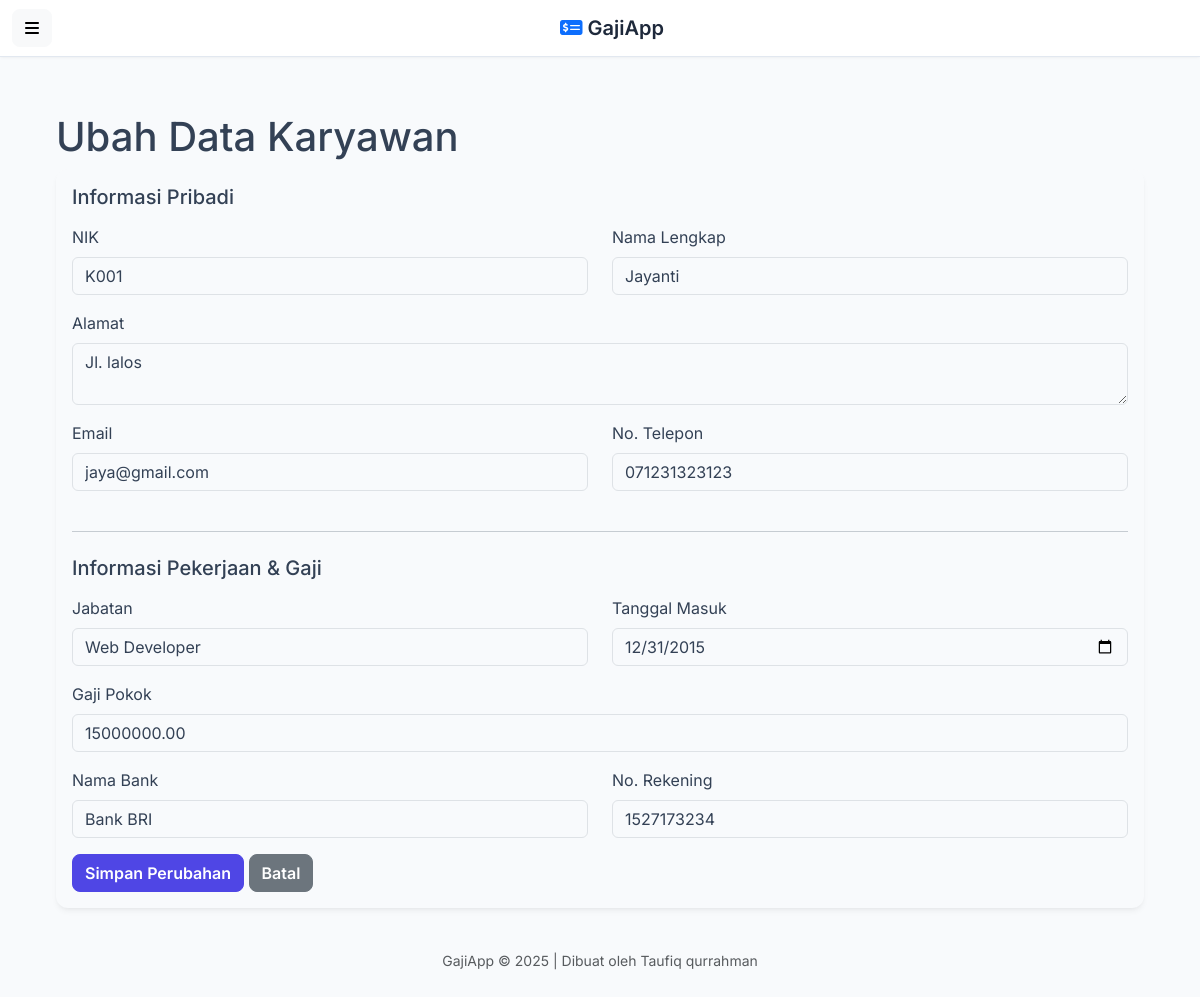
Page /karyawan/ubah.php?id=4 on the committed database.
### tables this page shows
CREATE TABLE `karyawan` (
  `id_karyawan` int(11) NOT NULL,
  `nik` varchar(50) NOT NULL,
  `nama_karyawan` varchar(255) NOT NULL,
  `jabatan` varchar(100) NOT NULL,
  `alamat` text DEFAULT NULL,
  `no_telpon` varchar(20) DEFAULT NULL,
  `email` varchar(100) DEFAULT NULL,
  `gaji_pokok` decimal(10,2) NOT NULL,
  `nama_bank` varchar(50) DEFAULT NULL,
  `no_rekening` varchar(50) DEFAULT NULL,
  `tanggal_masuk` date NOT NULL
);

### karyawan/ubah.php (the view, shortened to what this page needs)
<?php
require_once '../config/database.php';
$id_karyawan = $_GET['id'];
$stmt_get = mysqli_prepare($koneksi, "SELECT * FROM karyawan WHERE id_karyawan=?");
mysqli_stmt_bind_param($stmt_get, "i", $id_karyawan);
mysqli_stmt_execute($stmt_get);
$result = mysqli_stmt_get_result($stmt_get);
$data = mysqli_fetch_assoc($result);
include '../templates/header.php';
?>
<div id="page-content-wrapper">
    <div class="container-fluid px-4">
        <h1 class="mt-4">Ubah Data Karyawan</h1>
        <div class="card">
            <div class="card-body">
                <form action="" method="POST">
                    <h5 class="mb-3">Informasi Pribadi</h5>
                    <div class="row">
                        <div class="col-md-6 mb-3"><label class="form-label">NIK</label><input type="text" class="form-control" name="nik" value="<?= htmlspecialchars($data['nik']) ?>" required></div>
                        <div class="col-md-6 mb-3"><label class="form-label">Nama Lengkap</label><input type="text" class="form-control" name="nama_karyawan" value="<?= htmlspecialchars($data['nama_karyawan']) ?>" required></div>
                    </div>
                    <div class="mb-3"><label class="form-label">Alamat</label><textarea class="form-control" name="alamat" rows="2"><?= htmlspecialchars($data['alamat']) ?></textarea></div>
                    <div class="row">
                        <div class="col-md-6 mb-3"><label class="form-label">Email</label><input type="email" class="form-control" name="email" value="<?= htmlspecialchars($data['email']) ?>"></div>
                        <div class="col-md-6 mb-3"><label class="form-label">No. Telepon</label><input type="tel" class="form-control" name="no_telpon" value="<?= htmlspecialchars($data['no_telpon']) ?>"></div>
                    </div>
                    <hr class="my-4">
                    <h5 class="mb-3">Informasi Pekerjaan & Gaji</h5>
                    <div class="row">
                        <div class="col-md-6 mb-3"><label class="form-label">Jabatan</label><input type="text" class="form-control" name="jabatan" value="<?= htmlspecialchars($data['jabatan']) ?>" required></div>
                        <div class="col-md-6 mb-3"><label class="form-label">Tanggal Masuk</label><input type="date" class="form-control" name="tanggal_masuk" value="<?= htmlspecialchars($data['tanggal_masuk']) ?>" required></div>
                    </div>
                    <div class="mb-3"><label class="form-label">Gaji Pokok</label><input type="number" class="form-control" name="gaji_pokok" value="<?= htmlspecialchars($data['gaji_pokok']) ?>" required></div>
                    <div class="row">
                        <div class="col-md-6 mb-3"><label class="form-label">Nama Bank</label><input type="text" class="form-control" name="nama_bank" value="<?= htmlspecialchars($data['nama_bank']) ?>"></div>
                        <div class="col-md-6 mb-3"><label class="form-label">No. Rekening</label><input type="text" class="form-control" name="no_rekening" value="<?= htmlspecialchars($data['no_rekening']) ?>"></div>
                    </div>
                    <button type="submit" class="btn btn-primary">Simpan Perubahan</button>
                    <a href="<?= BASE_URL ?>/karyawan/index.php" class="btn btn-secondary">Batal</a>
                </form>
            </div>
        </div>
    </div>
</div>
<?php
include '../templates/footer.php';
?>

### templates/header.php (style rules this page uses)
:root { --bs-blue: #0d6efd; --bs-indigo: #6610f2; --bs-purple: #6f42c1; --bs-pink: #d63384; --bs-red: #dc3545; --bs-orange: #fd7e14; --bs-yellow: #ffc107; --bs-green: #198754; --bs-teal: #20c997; --bs-cyan: #0dcaf0; --bs-white: #fff; --bs-gray: #6c757d; --bs-gray-dark: #343a40; --bs-primary: #4f46e5; --bs-secondary: #64748b; --bs-success: #10b981; --bs-info: #0ea5e9; --bs-warning: #f59e0b; --bs-danger: #ef4444; --bs-light: #f8fafc; --bs-dark: #1e293b; --bs-font-sans-serif: 'Inter', sans-serif; --bs-body-font-family: var(--bs-font-sans-serif); --bs-body-color: #334155; --bs-body-bg: var(--bs-light); }
body { font-family: var(--bs-body-font-family); background-color: var(--bs-body-bg); color: var(--bs-body-color); }
.card { border: none; border-radius: 0.75rem; box-shadow: 0 4px 6px -1px rgba(0, 0, 0, 0.05), 0 2px 4px -2px rgba(0, 0, 0, 0.05); margin-bottom: 1.5rem; }
.btn { border-radius: 0.5rem; font-weight: 600; transition: all 0.2s ease-in-out; }
.btn-primary { background-color: var(--bs-primary); border-color: var(--bs-primary); }

### rows in the picture
karyawan: nik "K001", nama_karyawan "Jayanti", alamat "Jl. lalos", email "jaya@gmail.com", no_telpon "071231323123", jabatan "Web Developer", tanggal_masuk "12/31/2015", gaji_pokok "15000000.00", nama_bank "Bank BRI", no_rekening "1527173234"
